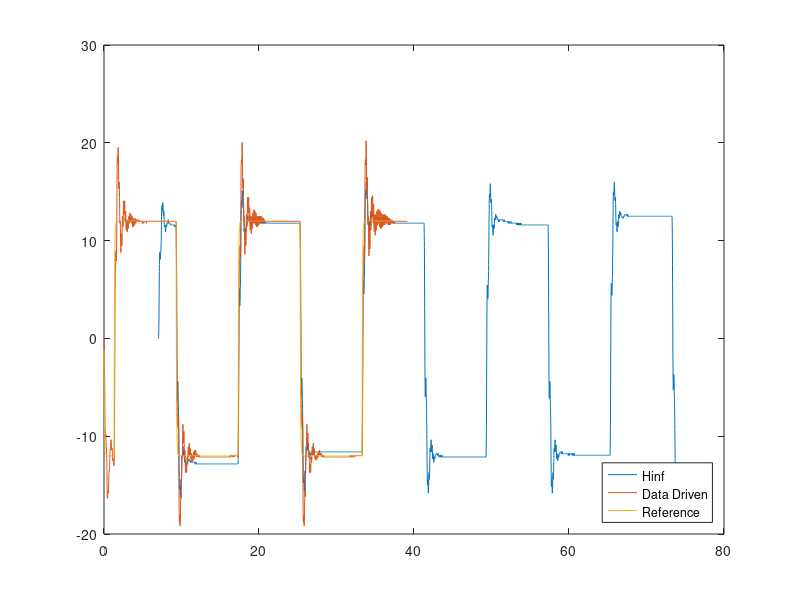

The MATLAB script that drew this image: (Note: this script raises an error after producing the figure.)
clear
clc
close all
Ts = 5e-3;
addpath 'C:\Users\samue\Desktop\SemesterProject1\MATLAB'
save=false;

%% Big ruler tracking of smoothed rectangular signal
img=figure('units','normalized','outerposition',[0 0 1 1]);
load('ControllerHinfBigData');
data_Hinf = iddata(y,r,Ts);
plot(Ts*(1:length(u))+7.025,y)
hold on

load('ControllerDataDrivenBigData');
data_DataDriven = iddata(y,r,Ts);
plot(Ts*(1:length(u)),y)
hold on
plot(Ts*(1:length(u)),r)
hold on

lgd=legend('Hinf', 'Data Driven', 'Reference', 'Location', 'southeast');
lgd.FontSize = 16;
xlabel('Time (s)')
ylabel('Angle (°)')
xlim([16.3 39])
ylim([-20 21])
title('Big ruler tracking of smoothed rectangular signal');
hold off
if save==true
    save_img(img, 'Big')
end

%% Big ruler disturbance rejection
img=figure('units','normalized','outerposition',[0 0 1 1]);
load('ControllerHinfBigWDisturbanceData')
data_Hinf = iddata(y,r,Ts);
plot(Ts*(1:length(u))-25.915,y);
hold on

load('ControllerDataDrivenBigWDisturbanceData');
data_DataDriven = iddata(y,r,Ts);
plot(Ts*(1:length(u)),y)
hold on
plot(Ts*(1:length(u)),r)
hold on

lgd=legend('Hinf', 'Data Driven', 'Reference', 'Location', 'southeast');
lgd.FontSize = 16;
xlabel('Time (s)')
ylabel('Angle (°)')
xlim([8 28])
ylim([-40 32])
title('Big ruler disturbance rejection');
hold off
if save==true
    save_img(img, 'BigWDisturbance')
end

%% Medium ruler tracking of smoothed rectangular signal
img=figure('units','normalized','outerposition',[0 0 1 1]);
load('ControllerHinfMediumData');
data_Hinf = iddata(y,r,Ts);
plot(Ts*(1:length(u))-4.895,y)
hold on

load('ControllerDataDrivenMediumData');
data_DataDriven = iddata(y,r,Ts);
plot(Ts*(1:length(u)),y)
hold on
plot(Ts*(1:length(u)),r)
hold on

lgd=legend('Hinf', 'Data Driven', 'Reference', 'Location', 'southeast');
lgd.FontSize = 16;
xlabel('Time (s)')
ylabel('Angle (°)')
xlim([16.3 28])
ylim([-20 21])
title('Medium ruler tracking of smoothed rectangular signal');
hold off
if save==true
    save_img(img, 'Medium')
end

%% Medium ruler disturbance rejection
img=figure('units','normalized','outerposition',[0 0 1 1]);
load('ControllerHinfMediumWDisturbanceData');
data_Hinf = iddata(y,r,Ts);
plot(Ts*(1:length(u))+0.45,y)
hold on

load('ControllerDataDrivenMediumWDisturbanceData');
data_DataDriven = iddata(y,r,Ts);
plot(Ts*(1:length(u)),y)
hold on
plot(Ts*(1:length(u)),r)
hold on

lgd=legend('Hinf', 'Data Driven', 'Reference', 'Location', 'southeast');
lgd.FontSize = 16;
xlabel('Time (s)')
ylabel('Angle (°)')
xlim([4 10])
ylim([-42 34])
title('Medium ruler disturbance rejection');
hold off
if save==true
    save_img(img, 'MediumWDisturbance')
end

%% Small ruler tracking of smoothed rectangular signal
img=figure('units','normalized','outerposition',[0 0 1 1]);
load('ControllerHinfSmallData');
data_Hinf = iddata(y,r,Ts);
plot(Ts*(1:length(u))+1.63,y)
hold on

load('ControllerDataDrivenSmallData');
data_DataDriven = iddata(y,r,Ts);
plot(Ts*(1:length(u)),y)
hold on
plot(Ts*(1:length(u)),r)
hold on

lgd=legend('Hinf', 'Data Driven', 'Reference', 'Location', 'southeast');
lgd.FontSize = 16;
xlabel('Time (s)')
ylabel('Angle (°)')
xlim([14.55 23.4])
ylim([-16 16])
title('Small ruler tracking of smoothed rectangular signal');
hold off
if save==true
    save_img(img, 'Small')
end

%% Small ruler disturbance rejection
img=figure('units','normalized','outerposition',[0 0 1 1]);
load('ControllerHinfSmallWDisturbanceData');
data_Hinf = iddata(y,r,Ts);
plot(Ts*(1:length(u))+0.645,y-11.9531)
hold on

load('ControllerDataDrivenSmallWDisturbanceData');
data_DataDriven = iddata(y,r,Ts);
plot(Ts*(1:length(u)),y)
hold on
plot(Ts*(1:length(u)),r)
hold on

lgd=legend('Hinf', 'Data Driven', 'Reference', 'Location', 'southeast');
lgd.FontSize = 16;
xlabel('Time (s)')
ylabel('Angle (°)')
xlim([3.8 7.7])
ylim([-64 16])
title('Small ruler disturbance rejection');
hold off
if save==true
    save_img(img, 'SmallWDisturbance')
end

%%
function save_img(img, imgName)
    path='..\Imgs\Controller\';
    saveas(img,[path, imgName, '.jpg']) ;
end